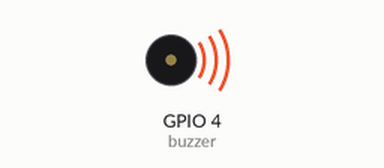
Simulated run of this sketch. Board: ESP32-S3. Parts: buzzer (waves = sounding).

Above: at 0.5 s.
Timing chart, 0 to 4.6 s (numbered marks = the images above):
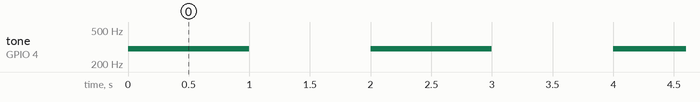

Measured:
- by itself, tone on GPIO 4 (buzzer): alternates 300 Hz for 1.0 s and silent for 1.0 s

The sketch:

sketch.ino
```cpp
#include <Adafruit_GFX.h>


void BUZZER(void *pvParameters) {
  while (1) {
    tone(4, 300);
    vTaskDelay(1000 / portTICK_PERIOD_MS);
    noTone(4);
    vTaskDelay(1000 / portTICK_PERIOD_MS);
  }
}

void setup() {

  Serial.begin(115200);
  pinMode(4, OUTPUT);
  // core 0
  xTaskCreatePinnedToCore(BUZZER, "BUZZER", 2048, NULL, 1, NULL, 0);
  // core 1
  // xTaskCreatePinnedToCore(BUZZER, "BUZZER", 2048, NULL, 1, NULL, 1);
}

void loop() {
  // put your main code here, to run repeatedly:
  delay(10); // this speeds up the simulatiAWDAon
}
```
